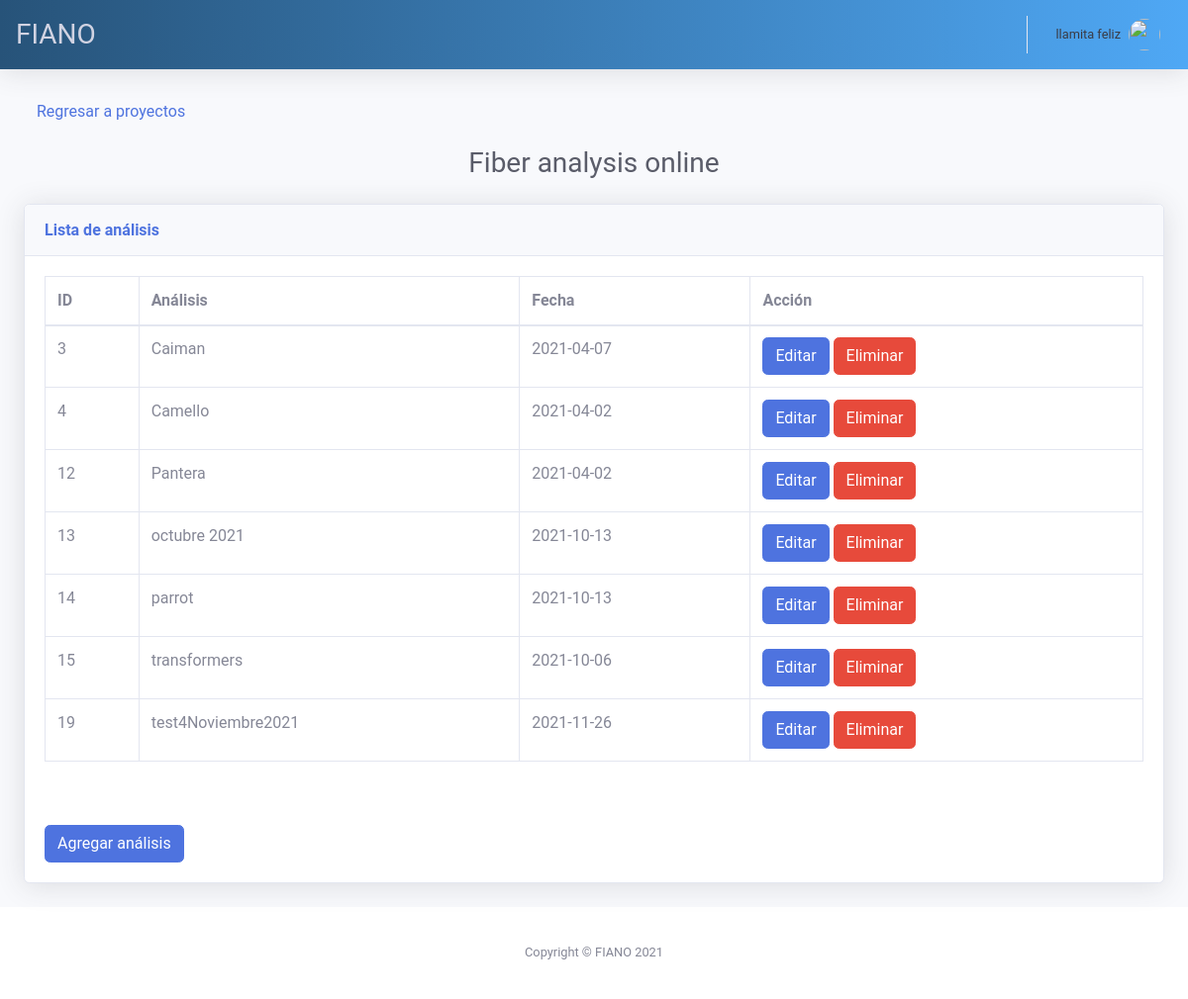
/editproject (signed in), run on the app's committed database.
### tables this page shows
CREATE TABLE "User" (
	"idUser"	INTEGER,
	"username"	TEXT,
	"password"	TEXT,
	"first_name"	TEXT,
	"last_name"	TEXT,
	"email"	TEXT,
	PRIMARY KEY("idUser" AUTOINCREMENT)
);

CREATE TABLE "Analysis" (
	"idAnalysis"	INTEGER,
	"nameanalysis"	TEXT,
	"dateanalysis"	TEXT,
	"pathfolder"	TEXT,
	"idUser"	INTEGER,
	PRIMARY KEY("idAnalysis" AUTOINCREMENT)
);

### main.py (the view)
@app.route("/editproject")
def editproject():
    if 'username' in session:
        username = session['username']
        with sql.connect("users.db") as con:
            context = dict()
            cur = con.cursor()
            cur.execute(f"select * from User where username = '{session['username']}'")
            user_data = cur.fetchall()
            context['first_name'] = user_data[0][3]
            context['last_name'] = user_data[0][4]
            context['id_user'] = user_data[0][0]
            session['IDUSER'] = user_data[0][0]
            cur.execute(f"SELECT * FROM Analysis where idUser = {user_data[0][0]}")
            data = cur.fetchall()
            context['data'] = data
            return render_template("analysis.html", **context)
    else:
        return redirect(url_for('login'))

### templates/analysis.html (shortened to what this page needs)
{% extends "base.html" %}
{% block content %}
<div class="container-fluid">
  <nav aria-label="Page navigation">
    <ul class="pagination">
      <li class="page-item">
        <a class="btn btn-link btn-block" href="{{ url_for('returnproject')}}">Regresar a proyectos</a>
      </li>
    </ul>
  </nav>
  <div class="d-sm-flex align-items-center justify-content-center mb-4">
    <h2 class="h3 mb-0 text-gray-800">Fiber analysis online</h2>
  </div>
  <div class="card shadow mb-4">
    <div class="card-header py-3">
      <h6 class="m-0 font-weight-bold text-primary">Lista de análisis</h6>
    </div>
    <div class="card-body">
      <div class="table-responsive">
        <table class="table table-bordered" id="dataTable">
          <thead>
          <tr>
          <th>ID</th>
          <th>Análisis</th>
          <th>Fecha</th>
          <th>Acción</th>
          </tr>
          </thead>
          <tbody>
            <tr>
              {% for row in data %}
                <tr>
                  <td>{{ row[0] }}</td>
                  <td>{{ row[1] }}</td>
                  <td>{{ row[2] }}</td>
                  <td>
                    <a class="btn btn-primary" href="{{ url_for('editanalysis', id_analysis=row[0], name_analysis=row[1]) }}">
                      Editar
                    </a>
                    <button class="btn btn-danger">Eliminar</button>
                  </td>
                </tr>
              {% endfor %}
            </tr>
          </tbody>
        </table>
        </div>
          <br><br>
            <button class="btn btn-primary" data-toggle="modal" data-target="#addAnalysisModal">Agregar análisis</button>
    </div>
  </div>
</div>
{% endblock %}

### templates/head.html (shortened to what this page needs)
<nav class="navbar navbar-expand navbar-light bg-white topbar mb-4 static-top shadow header">
    <h1 class="h3 mb-0 text-gray-400 justify-content-center">FIANO</h1>
    <ul class="navbar-nav ml-auto">
      <li class="nav-item dropdown no-arrow">
        <a class="nav-link dropdown-toggle" href="#" id="userDropdown" role="button" data-toggle="dropdown" aria-haspopup="true" aria-expanded="false">
          <span class="mr-2 d-none d-lg-inline text-gray-900 small">{{ first_name }} {{last_name}}</span>
          <img class="img-profile rounded-circle" src="https://source.unsplash.com/QAB-WJcbgJk/60x60">
        </a>
      </li>
  </ul>
</nav>

### static/css/main.css (style rules this page uses)
html, body { background: #fafafa; height: 100%; width: 100%; font-family: 'Roboto', sans-serif; display: flex; flex-direction: column; min-height: 100vh; }
td,th { border:white 1px solid; }
.header { background: linear-gradient(to right, #275379, #4FA8F5); }

### data on the page
User: first_name "llamita", last_name "feliz"
Analysis: idAnalysis "3", nameanalysis "Caiman", dateanalysis "2021-04-07"
Analysis: idAnalysis "4", nameanalysis "Camello", dateanalysis "2021-04-02"
Analysis: idAnalysis "12", nameanalysis "Pantera", dateanalysis "2021-04-02"
Analysis: idAnalysis "13", nameanalysis "octubre 2021", dateanalysis "2021-10-13"
Analysis: idAnalysis "14", nameanalysis "parrot", dateanalysis "2021-10-13"
Analysis: idAnalysis "15", nameanalysis "transformers", dateanalysis "2021-10-06"
Analysis: idAnalysis "19", nameanalysis "test4Noviembre2021", dateanalysis "2021-11-26"
